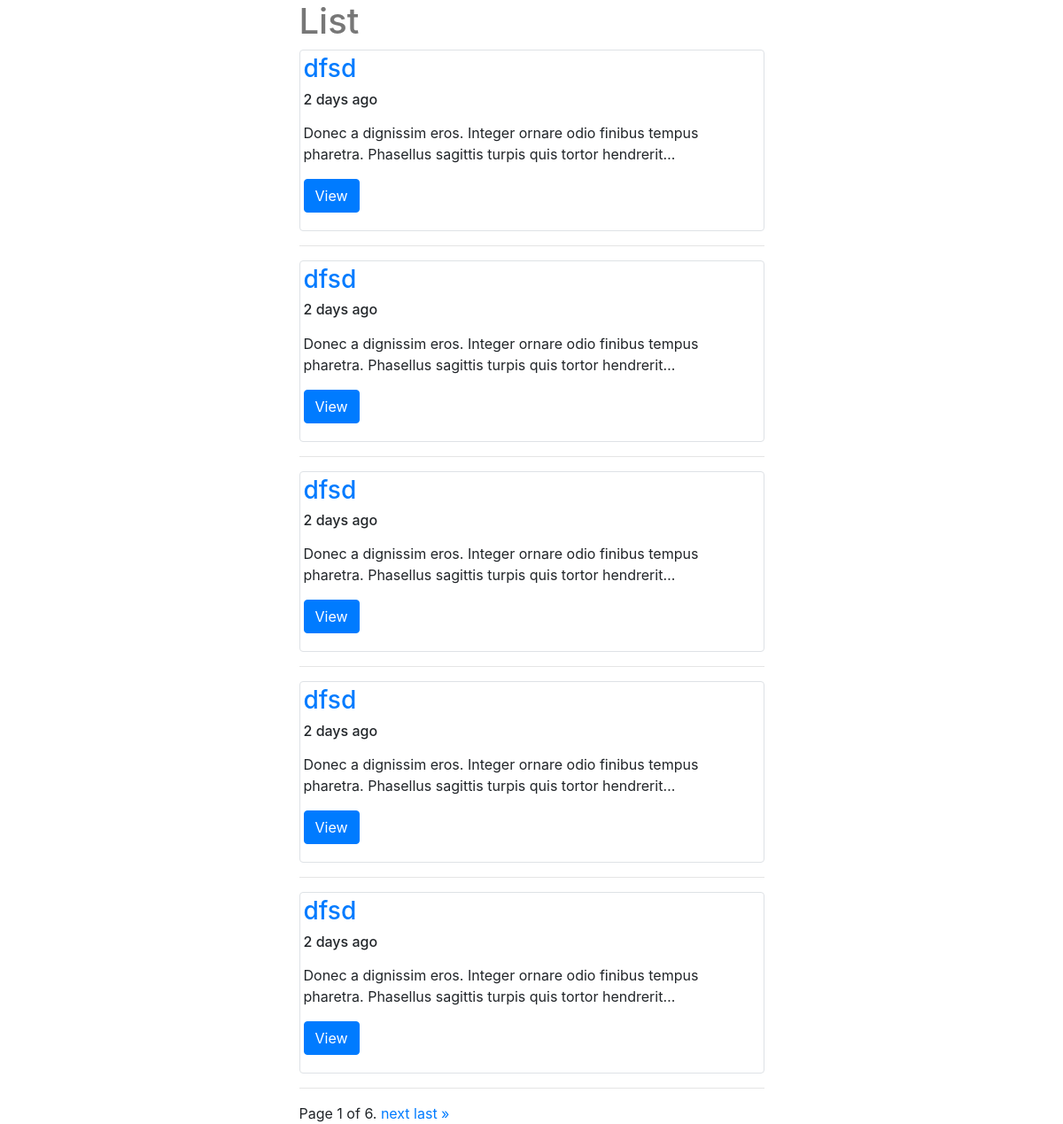
/posts/, run on an earlier commit of the app's database.
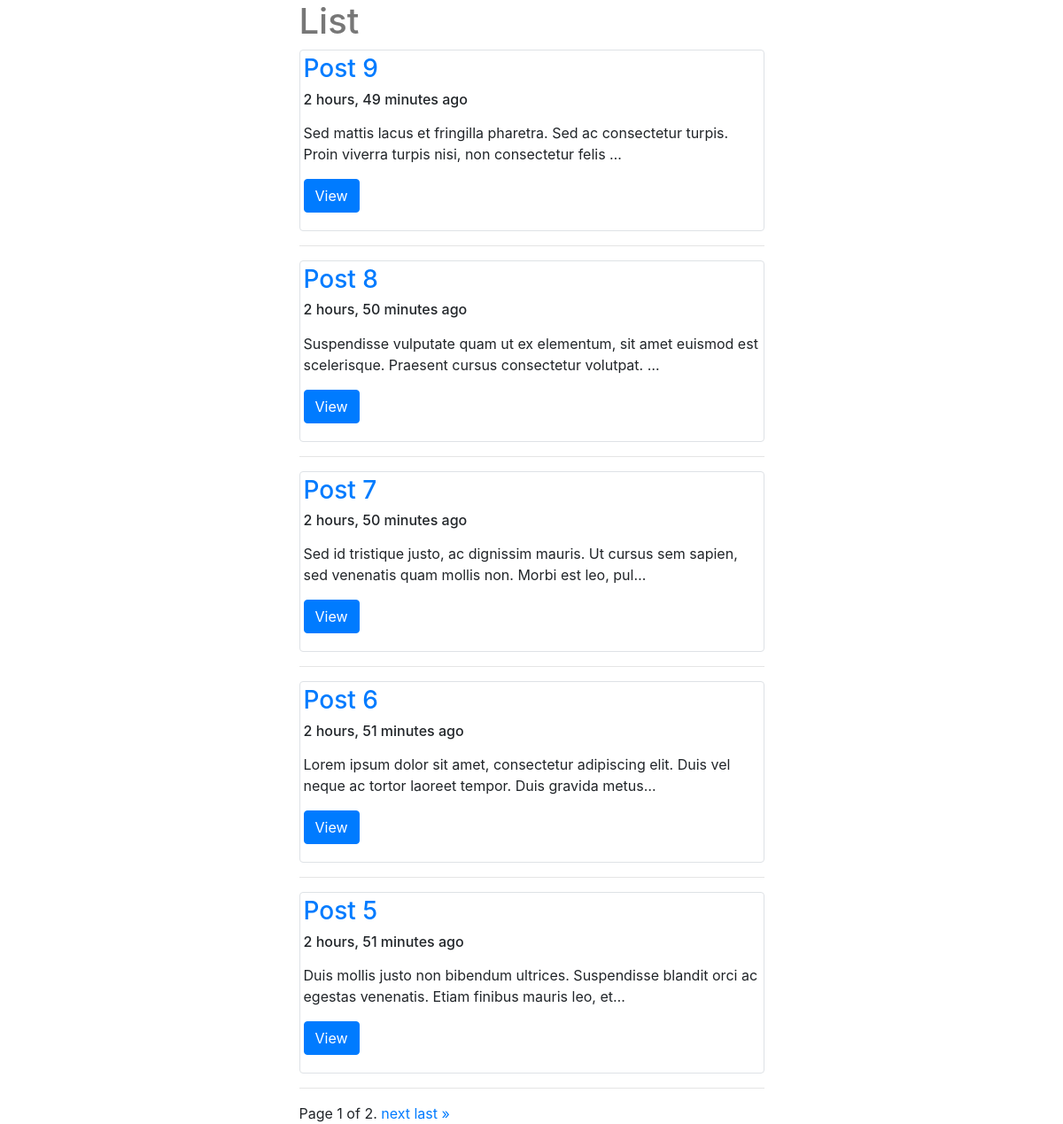
And on a later commit of the database.
### posts/models.py (models this page shows, shortened)
class Post(models.Model):
    title = models.CharField(max_length = 120)
    image = models.FileField(null = True, blank = True)
    content = models.TextField()    # TextField() IS USUALLY LONGER THAN CharField()
    updated = models.DateTimeField(auto_now = True, auto_now_add = False)        # auto_now EVERYTIME IT'S SAVED INTO THE DATABASE -> updated will be set
    timestamp = models.DateTimeField(auto_now = False, auto_now_add = True)      # auto_now_add IS WHEN IT'S ADDED INTO DATABASE INITIALLY, ONLY SET 1 TIME (SAVE AND SET)
    def get_absolute_url(self):
        return reverse("posts:detail", kwargs={"id": self.id})    # "details" IS "name" PARAMETER in URL
    class Meta:
        ordering = ["-timestamp", "-updated"]

### posts/views.py (the view)
def post_list(request):
    queryset_list = Post.objects.all() #.order_by("-timestamp")
    paginator = Paginator(queryset_list, 5)  # Show 5 contacts per page
    page_req_var = "page"
    page = request.GET.get(page_req_var)
    try:
        queryset = paginator.page(page)
    except PageNotAnInteger:
        queryset = paginator.page(1)
    except EmptyPage:
        queryset = paginator.page(paginator.num_pages)
    context = {
        "object_list" : queryset,
        "title" : "List",
        "page_req_var" : page_req_var,
    }
    return render(request, 'post_list.html', context)

### templates/post_list.html (shortened to what this page needs)
{% extends "base.html" %}
{% block content %}
<div class="col-sm-6 offset-sm-3">
    <h1> {{ title }}</h1>
    {% for obj in object_list %}
        <div class="row">
            <div class="col-sm-12">
                <div class="img-thumbnail">
                  <div class="caption">
                    <h3><a href = '{{ obj.get_absolute_url }}'>{{ obj.title }}</a> <h6>{{ obj.timestamp|timesince }} ago</h6></h3>
                    <p>{{ obj.content|linebreaks|truncatechars:120 }}</p>
                    <p><a href="{{ obj.get_absolute_url }}" class="btn btn-primary" role="button">View</a></p>
                  </div>
                </div>
            </div>
        </div>
        <hr>
    {% endfor %}
    <div class="pagination">
        <span class="step-links">
            <span class="current">
                Page {{ object_list.number }} of {{ object_list.paginator.num_pages }}.
            </span>
            {% if object_list.has_next %}
                <a href="?{{ page_req_var }}={{ object_list.next_page_number }}">next</a>
                <a href="?{{ page_req_var }}={{ object_list.paginator.num_pages }}">last &raquo;</a>
            {% endif %}
        </span>
    </div>
</div>
{% endblock content %}

### templates/base.html (shortened to what this page needs)
{% load staticfiles %}
<!DOCTYPE html>
<html lang="en">
<head>
    <link rel="stylesheet" href="https://maxcdn.bootstrapcdn.com/bootstrap/4.0.0/css/bootstrap.min.css">
    <link rel="stylesheet" href='{% static "css/base.css" %}' />
</head>
<body>
<div class="container">
    {% block content %}
    {% endblock content %}
</div>
</body>
</html>

### static/css/base.css (style rules this page uses)
h1 { color: #777777; }

What changed in the data, as far as the page shows it:
removed Post: title "dfsd", timestamp "2 days", content "Donec a dignissim eros. Integer ornare odio finibus tempus pharetra. Phasellus sagittis turpis quis tortor hendrerit…"
removed Post: title "dfsd", timestamp "2 days", content "Donec a dignissim eros. Integer ornare odio finibus tempus pharetra. Phasellus sagittis turpis quis tortor hendrerit…"
removed Post: title "dfsd", timestamp "2 days", content "Donec a dignissim eros. Integer ornare odio finibus tempus pharetra. Phasellus sagittis turpis quis tortor hendrerit…"
removed Post: title "dfsd", timestamp "2 days", content "Donec a dignissim eros. Integer ornare odio finibus tempus pharetra. Phasellus sagittis turpis quis tortor hendrerit…"
removed Post: title "dfsd", timestamp "2 days", content "Donec a dignissim eros. Integer ornare odio finibus tempus pharetra. Phasellus sagittis turpis quis tortor hendrerit…"
added Post: title "Post 9", timestamp "2 hours, 49 minutes", content "Sed mattis lacus et fringilla pharetra. Sed ac consectetur turpis. Proin viverra turpis nisi, non consectetur felis …"
added Post: title "Post 8", timestamp "2 hours, 50 minutes", content "Suspendisse vulputate quam ut ex elementum, sit amet euismod est scelerisque. Praesent cursus consectetur volutpat. …"
added Post: title "Post 7", timestamp "2 hours, 50 minutes", content "Sed id tristique justo, ac dignissim mauris. Ut cursus sem sapien, sed venenatis quam mollis non. Morbi est leo, pul…"
added Post: title "Post 6", timestamp "2 hours, 51 minutes", content "Lorem ipsum dolor sit amet, consectetur adipiscing elit. Duis vel neque ac tortor laoreet tempor. Duis gravida metus…"
added Post: title "Post 5", timestamp "2 hours, 51 minutes", content "Duis mollis justo non bibendum ultrices. Suspendisse blandit orci ac egestas venenatis. Etiam finibus mauris leo, et…"
Also different on the page:
{{ object_list.paginator.num_pages }}: "6" → "2"
